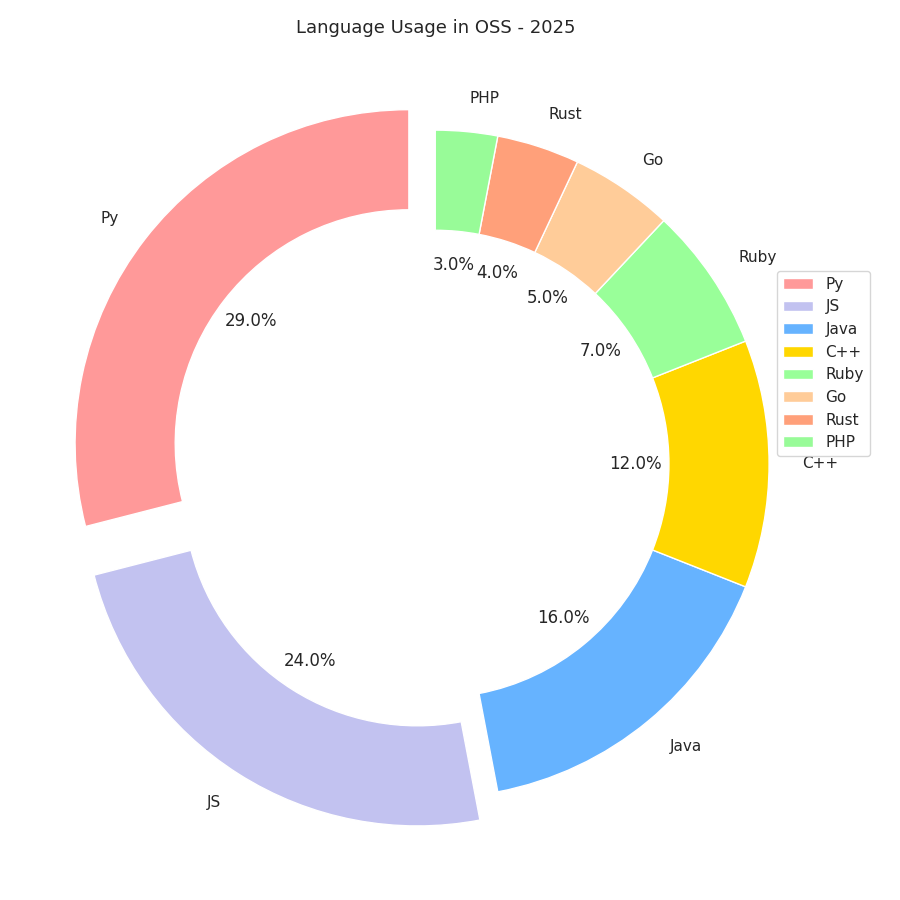

Generate this figure with Python:
import matplotlib.pyplot as plt

languages = ['Py', 'JS', 'Java', 'C++', 'Ruby', 'Go', 'Rust', 'PHP']
usage_percentages = [29, 24, 16, 12, 7, 5, 4, 3]

colors = ['#FF9999', '#C2C2F0', '#66B3FF', '#FFD700', '#99FF99', '#FFCC99', '#FFA07A', '#98FB98']
explode = (0.1, 0.1, 0, 0, 0, 0, 0, 0)

fig, ax = plt.subplots(figsize=(9, 9))

# Create a donut pie chart by setting the wedgeprops with a width of 0.3
ax.pie(usage_percentages, labels=languages, autopct='%1.1f%%', startangle=90,
       colors=colors, explode=explode, wedgeprops={'width': 0.3}, shadow=False)

ax.set_title('Language Usage in OSS - 2025', fontsize=13, fontweight='normal', pad=10)

ax.legend(languages, loc='lower left', bbox_to_anchor=(0.9, 0.5))

plt.tight_layout()
plt.show()
